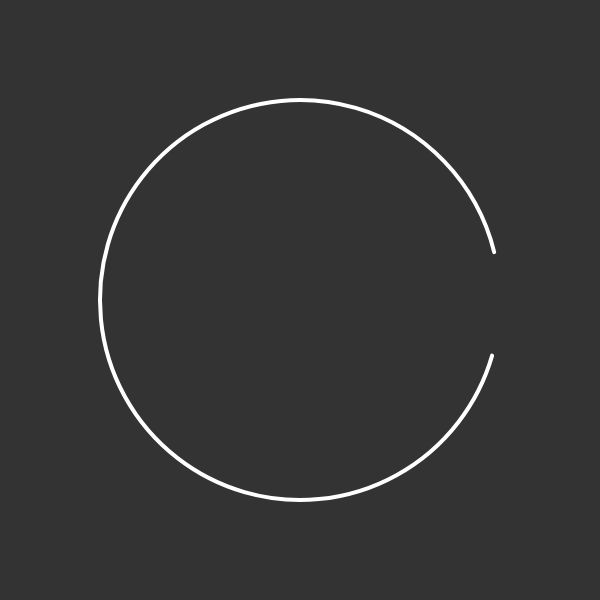
Frame 1 (no input)
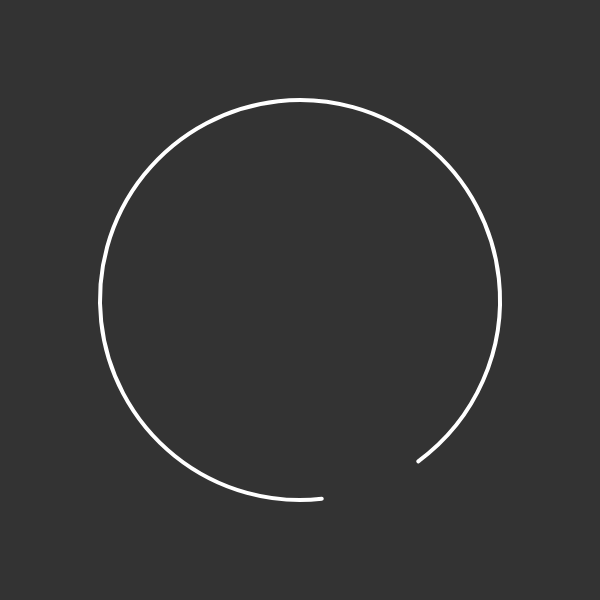
Frame 60 (no input)
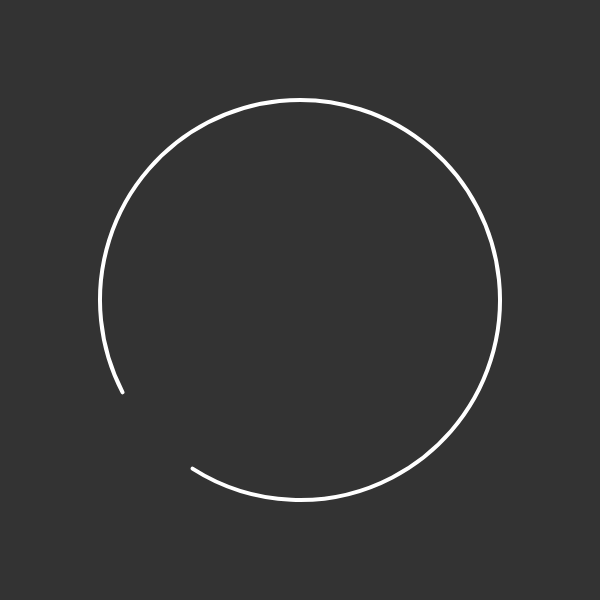
Frame 120 (the mouse pressed at the canvas centre since frame 60)

The p5.js sketch that drew these frames (run headless with seeded random() and noise() and a simulated clock; from frame 60 on, the mouse is pressed at the canvas centre):

// p5.js sketch
// ── sketch.js
let ring;
let balls = [];
let ballSpawnInterval = 4000; // 4 seconds
let lastSpawnTime = 0;
let disintegrating = false;
let particles = [];

function setup() {
  createCanvas(600, 600);
  ring = new Ring(width / 2, height / 2, 200, PI / 6); // Small opening of 30 degrees
}

function draw() {
  background(51);

  if (disintegrating) {
    updateParticles();
    showParticles();
  } else {
    // Draw and update the ring
    ring.update();
    ring.show();

    // Update and show balls
    for (let ball of balls) {
      ball.update();
      ball.show();
      ring.checkCollision(ball);
    }

    // Spawn a new ball if the interval has passed
    if (millis() - lastSpawnTime > ballSpawnInterval) {
      spawnNewBall();
      lastSpawnTime = millis();
    }

    // Check for escaping balls and freeze them
    for (let ball of balls) {
      if (ring.isEscaped(ball)) {
        ring.disintegrate();
        disintegrating = true;
        break;
      } else if (millis() - ball.spawnTime > ballSpawnInterval) {
        ball.freeze();
      }
    }
  }
}

function spawnNewBall() {
  let newBall = new Ball(width / 2, height / 2);
  balls.push(newBall);
}

function updateParticles() {
  for (let particle of particles) {
    particle.update();
  }
}

function showParticles() {
  for (let particle of particles) {
    particle.show();
  }
}

class Ring {
  constructor(x, y, r, openingAngle) {
    this.x = x;
    this.y = y;
    this.r = r;
    this.openingAngle = openingAngle;
    this.angle = 0;
  }

  update() {
    this.angle += 0.02;
  }

  show() {
    push();
    translate(this.x, this.y);
    rotate(this.angle);
    stroke(255);
    strokeWeight(4);
    noFill();
    let startAngle = this.openingAngle / 2;
    let endAngle = TWO_PI - this.openingAngle / 2;
    arc(0, 0, this.r * 2, this.r * 2, startAngle, endAngle);
    pop();
  }

  isEscaped(ball) {
    let d = dist(this.x, this.y, ball.pos.x, ball.pos.y);
    if (d > this.r) {
      return true;
    }
    return false;
  }

  checkCollision(ball) {
    let distance = dist(this.x, this.y, ball.pos.x, ball.pos.y);
    if (distance > this.r - ball.r && distance < this.r + ball.r) {
      let angleBetween = atan2(ball.pos.y - this.y, ball.pos.x - this.x) - this.angle;
      angleBetween = (angleBetween + TWO_PI) % TWO_PI; // Normalize angle

      let halfOpenAngle = this.openingAngle / 2;
      // if (angleBetween < TWO_PI - halfOpenAngle && angleBetween > halfOpenAngle) {
      if (angleBetween < TWO_PI && angleBetween > halfOpenAngle) {

        // Collision detected, reflect the ball
        let normal = createVector(ball.pos.x - this.x, ball.pos.y - this.y).normalize();
        ball.vel.reflect(normal);
        ball.pos.add(ball.vel);
      }
    }
  }

  disintegrate() {
    // Create particles for disintegration effect
    for (let i = 0; i < 100; i++) {
      particles.push(new Particle(this.x, this.y, this.r));
    }
    console.log("Ring disintegrates!");
  }
}

class Ball {
  constructor(x, y) {
    this.pos = createVector(x, y);
    this.vel = createVector(random(-2, 2), random(-2, 2));
    this.acc = createVector(0, 0.1); // Gravity
    this.r = 10;
    this.spawnTime = millis();
    this.frozen = false;
  }

  update() {
    if (!this.frozen) {
      this.vel.add(this.acc);
      this.pos.add(this.vel);

      // Bounce off the walls
      if (this.pos.x < this.r || this.pos.x > width - this.r) {
        this.vel.x *= -1;
      }
      if (this.pos.y < this.r || this.pos.y > height - this.r) {
        this.vel.y *= -1;
      }
    }
  }

  show() {
    fill(255);
    noStroke();
    ellipse(this.pos.x, this.pos.y, this.r * 2);
  }

  freeze() {
    this.frozen = true;
  }
}

class Particle {
  constructor(x, y) {
    this.pos = createVector(x, y);
    this.vel = p5.Vector.random2D().mult(random(2, 5));
    this.lifetime = 255;
  }

  update() {
    this.pos.add(this.vel);
    this.lifetime -= 5;
  }

  show() {
    noStroke();
    fill(255, this.lifetime);
    ellipse(this.pos.x, this.pos.y, 5);
  }
}
